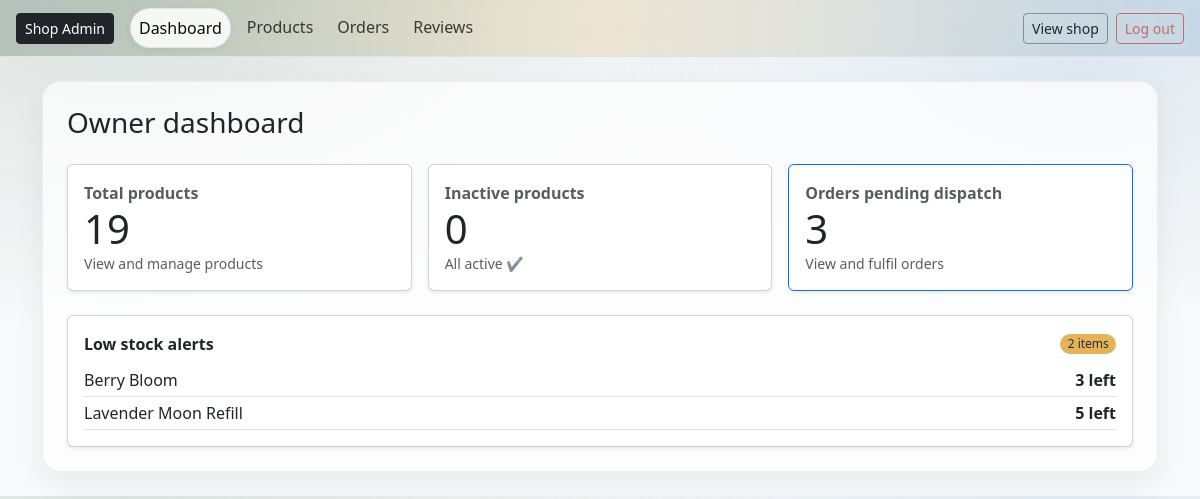
Page /owner/dashboard/ (signed in) on the committed database.
### catalog/models.py (models this page shows, shortened)
class Product(models.Model):
    title = models.CharField(max_length=160)
    slug = models.SlugField(max_length=180, unique=True, blank=True)
    description = models.TextField(blank=True)
    scent = models.CharField(max_length=50, help_text="e.g. Lavender, Citrus")
    weight_g = models.PositiveIntegerField(help_text="Net weight in grams")
    price = models.DecimalField(max_digits=6, decimal_places=2)
    stock_qty = models.PositiveIntegerField(default=0)
    active = models.BooleanField(default=True)
    created_at = models.DateTimeField(auto_now_add=True)
    tags = models.CharField(
        max_length=250,
        blank=True,
        help_text="Comma-separated tags, e.g. winter, woody, refillable"
    )
    class Meta:
        ordering = ["title"]

### owner/views.py (the view)
# urls.py: path("dashboard/", views.dashboard, name="owner_dashboard"),
@staff_member_required(login_url="owner:owner_login")
def dashboard(request):
    low_qs = Product.objects.filter(
        active=True,
        stock_qty__lte=settings.LOW_STOCK_THRESHOLD
    ).order_by("stock_qty", "title")
    pending_dispatch_qs = Order.objects.filter(
        status=Order.PAID,
        fulfilment_status=Order.NEW,
    )
    return render(request, "owner/dashboard.html", {
        "product_count": Product.objects.count(),
        "inactive_count": Product.objects.filter(active=False).count(),
        "pending_orders": pending_dispatch_qs.count(),
        "low_stock_count": low_qs.count(),
        "low_stock": low_qs[:10],
        "LOW_STOCK_THRESHOLD": settings.LOW_STOCK_THRESHOLD,
    })

### cart/context_processors.py (called while the page is built)
def cart_count(request):
    cart = get_or_create_cart(request)
    try:
        count = sum(i.qty for i in cart.items.all())
    except Exception:
        count = 0
    return {"cart_count": count}

### cart/utils.py (called while the page is built)
def get_or_create_cart(request):
    if not request.session.session_key:
        request.session.create()
    request.session.set_expiry(60 * 60 * 24 * 14)
    session_key = request.session.session_key
    if request.user.is_authenticated:
        cart, created = Cart.objects.get_or_create(
            user=request.user,
            defaults={"session_key": session_key},
        )
        if not cart.session_key:
            cart.session_key = session_key
            cart.save(update_fields=["session_key"])
        return cart
    cart, _ = Cart.objects.get_or_create(user=None, session_key=session_key)
    return cart

### owner/templates/owner/dashboard.html
{% extends "owner/base_owner.html" %}
{% load static %}
{% block content %}
<h1 class="h3 mb-4">Owner dashboard</h1>
<div class="row g-3">
  <div class="col-md-4">
    <a href="{% url 'owner:owner_products' %}" class="text-decoration-none text-dark">
      <div class="card p-3 h-100 shadow-sm">
        <div class="fw-semibold text-muted">Total products</div>
        <div class="display-6">{{ product_count }}</div>
        <small class="text-muted">View and manage products</small>
      </div>
    </a>
  </div>
  <div class="col-md-4">
    <a href="{% url 'owner:owner_products' %}" class="text-decoration-none text-dark">
      <div class="card p-3 h-100 shadow-sm {% if inactive_count %}border-warning{% endif %}">
        <div class="fw-semibold text-muted">Inactive products</div>
        <div class="display-6">
          {{ inactive_count }}
        </div>
        <small class="text-muted">
          {% if inactive_count %}
            Needs review
          {% else %}
            All active ✔
          {% endif %}
        </small>
      </div>
    </a>
  </div>
  <div class="col-md-4">
    <a href="{% url 'owner:owner_orders' %}" class="text-decoration-none text-dark">
      <div class="card p-3 h-100 shadow-sm {% if pending_orders %}border-primary{% endif %}">
        <div class="fw-semibold text-muted">Orders pending dispatch</div>
        <div class="display-6">{{ pending_orders }}</div>
        <small class="text-muted">View and fulfil orders</small>
      </div>
    </a>
  </div>
</div>
<div class="card p-3 mt-4 shadow-sm">
  <div class="d-flex justify-content-between align-items-center mb-2">
    <div class="fw-semibold">Low stock alerts</div>
    {% if low_stock_count %}
      <span class="badge text-bg-warning">
        {{ low_stock_count }} item{{ low_stock_count|pluralize }}
      </span>
    {% else %}
      <span class="badge text-bg-success">All good</span>
    {% endif %}
  </div>
  <ul class="list-unstyled mb-0">
    {% for p in low_stock %}
      <li class="d-flex justify-content-between py-1 border-bottom">
        <span>{{ p.title }}</span>
        <span class="fw-semibold">{{ p.stock_qty }} left</span>
      </li>
    {% empty %}
      <li class="text-muted py-2">
        🎉 No low-stock items — everything is healthy
      </li>
    {% endfor %}
  </ul>
</div>
{% endblock content %}

### static/css/base-admin.css (style rules this page uses)
:root { --bb-primary: #5f7f6b; --bb-secondary: #8f8a83; --bb-success: #8f8a83; --bb-warning: #e3b35a; --bb-danger: #c46a6a; --bb-info: #7aa6c9; --bb-bg-soft: rgba(255, 255, 255, .85); --bb-border-soft: rgba(0, 0, 0, .08); --bb-shadow-soft: 0 12px 30px rgba(0, 0, 0, .06); --bb-primary: #0a0b0b; --bb-primary-dark: #0a0b0b; --bb-cream: #f6f4f0; --bb-text: #333333; }
body.bb-admin { background: radial-gradient(1200px 600px at 10% 0%, rgba(95, 127, 107, .18), transparent 55%), radial-gradient(900px 500px at 90% 10%, rgba(122, 166, 201, .20), transparent 55%), #f8f9fa; }
.badge { border-radius: 999px; font-weight: 500; padding: .35em .6em; }
.text-bg-warning { background-color: var(--bb-warning) !important; color: #2d2d2d !important; }

### rows in the picture
Product: title "Berry Bloom", stock_qty "3"
Product: title "Lavender Moon Refill", stock_qty "5"

### other values in the picture
{{ product_count }} "19"
{{ inactive_count }} "0"
{{ pending_orders }} "3"
{{ low_stock_count }} "2"
